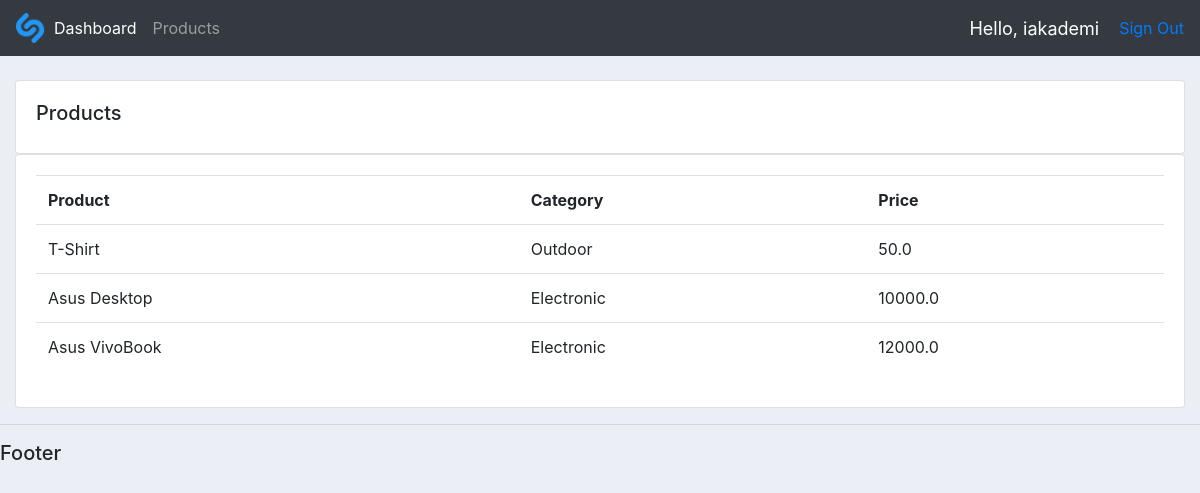
The app's page /products/ (signed in), older data.
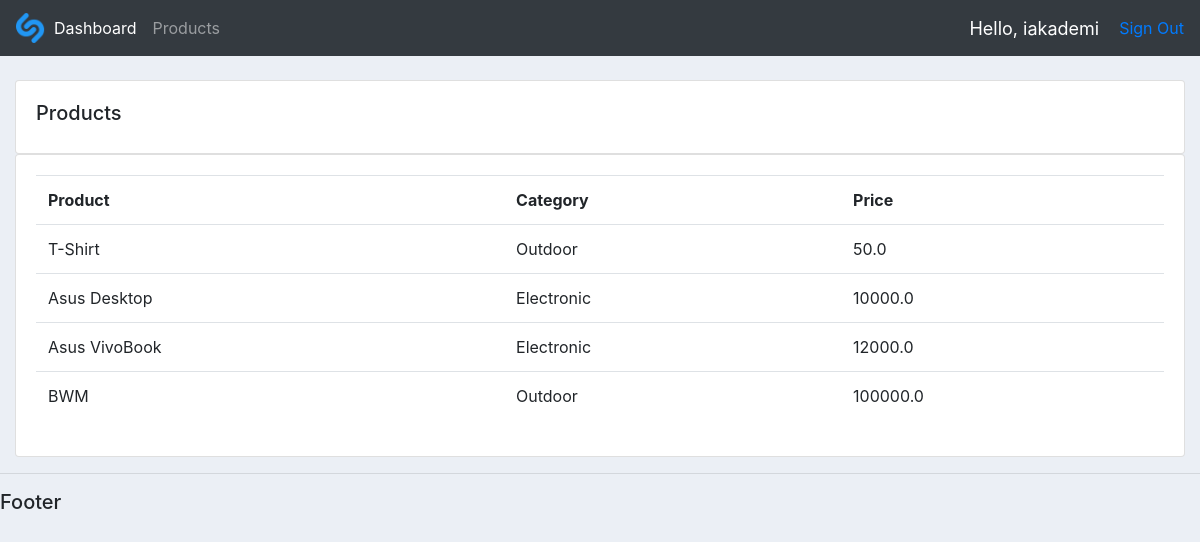
The same page, newer data.
### accounts/models.py (models this page shows, shortened)
class Product(models.Model):
    Category = (
        ('Indoor', 'Indoor'),
        ('Outdoor', 'Outdoor'),
        ('Electronic', 'Electronic')
    )
    name = models.CharField(max_length=200, null=True)
    price = models.FloatField(null=True)
    category = models.CharField(max_length=200, null=True, choices=Category)
    description = models.CharField(max_length=200, null=True)
    dateCreated = models.DateTimeField(auto_now_add=True, null=True)
    tags = models.ManyToManyField(Tag)

### accounts/decorators.py (the view)
        def wrapper_function(request, *args, **kwargs):
            group = None
            if request.user.groups.exists():
                group = request.user.groups.all()[0].name
            for role in allowed_roles:
                if group == role:
                    return view_func(request, *args, **kwargs)
            return HttpResponse("You are not authorized to view this page")

### accounts/views.py (called while the page is built)
@login_required(login_url='signin')
@allowed_users(allowed_roles=['admin'])
def products(request):
    products = Product.objects.all()
    context = {'products': products}
    return render(request, 'accounts/products.html', context)

### accounts/templates/accounts/products.html
{% extends 'accounts/main.html' %}
{% block content %}
<br>
<div class="row">
    <div class="col-md">
        <div class="card card-body">
            <h5>Products</h5>
        </div>
        <div class="card card-body">
            <table class="table">
                <tr>
                    <th>Product</th>
                    <th>Category</th>
                    <th>Price</th>
                </tr>
                {% for product in products%}
                <tr>
                    <td>{{product.name}}</td>
                    <td>{{product.category}}</td>
                    <td>{{product.price}}</td>
                </tr>
                {% endfor%}
            </table>
        </div>
    </div>
</div>
{% endblock %}

Row changes from the older to the newer data that the page shows:
added Product: name "BWM", category "Outdoor", price "100000.0"
